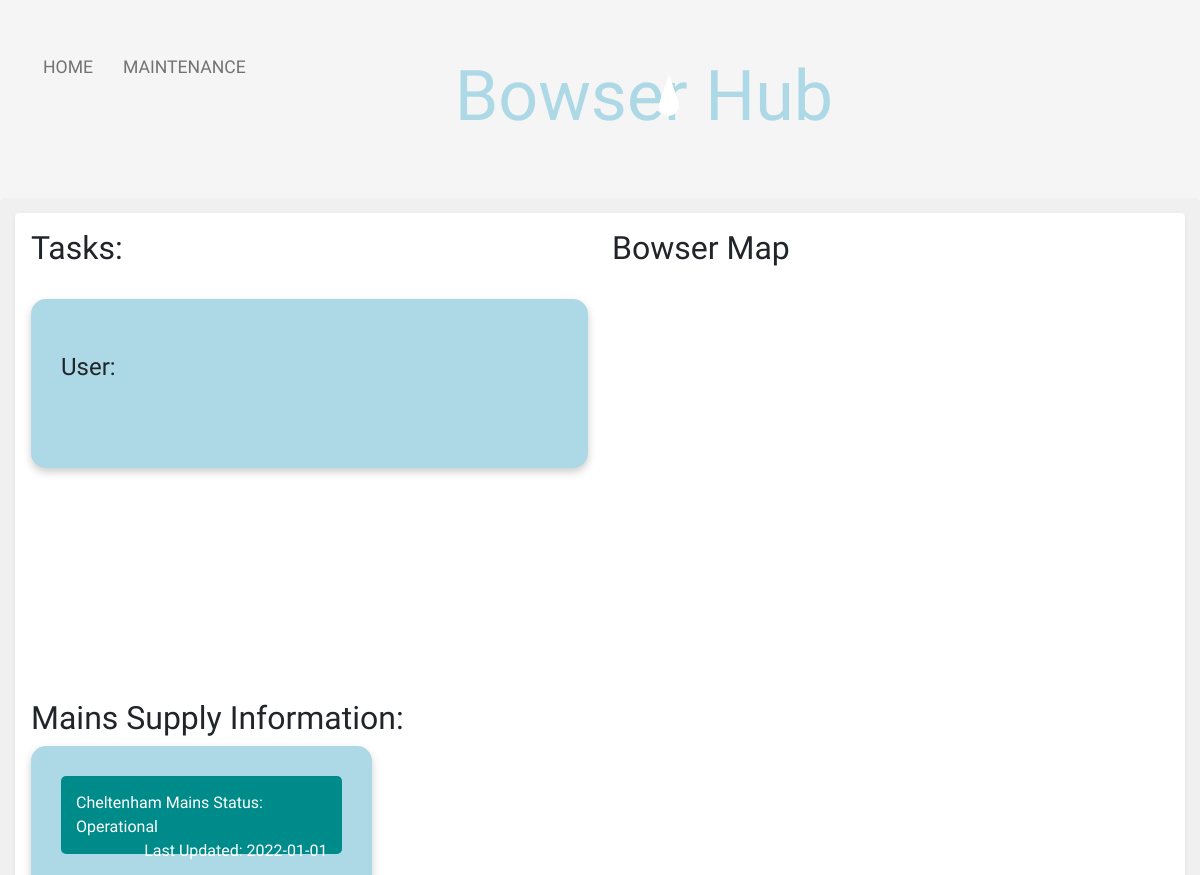
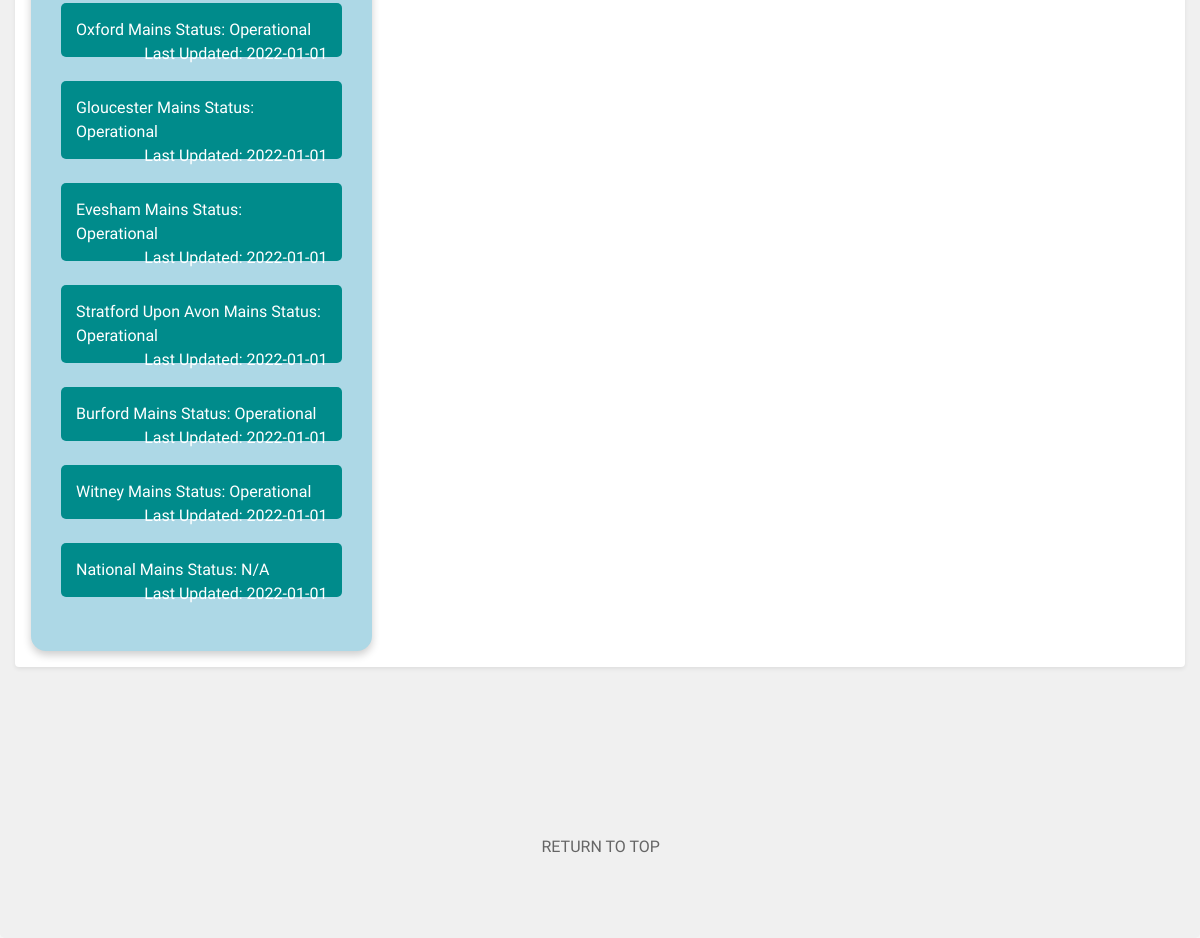
Page /maintenance/maintenance.php on the committed database (2 pictures, top to bottom).
### tables this page shows
CREATE TABLE `tbl_area` (
  `Area_ID` int(11) NOT NULL,
  `Area_Name` varchar(100) NOT NULL,
  `Area_Mains_Status` varchar(100) NOT NULL,
  `Last_Modified` date NOT NULL DEFAULT '2022-01-01'
);

### maintenance/maintenance.php (the view, shortened to what this page needs)
<?php
$connection = OpenConnection();
?>
<!doctype html>
<html lang="en">
<head>
    <link href="https://cdn.jsdelivr.net/npm/bootstrap@5.1.1/dist/css/bootstrap.min.css" rel="stylesheet">
    <link rel="stylesheet" href="../global/global.css" type="text/css">
    <link rel="stylesheet" href="maintenance.css" type="text/css">
</head>
<body>
<div>
    <div class="nav-wrapper">
        <div class="left-side">
            <div class="nav-link-wrapper active-nav-link">
                <a class="text-focus-in" href="../home/index.php">Home</a>
            </div>
            <div class="nav-link-wrapper active-nav-link">
                <a class="text-focus-in" href="maintenance.php">Maintenance</a>
            </div>
        </div>
        <div class="middle">
            <h2 class="text-focus-in" id="navTitle">Bowser Hub</h2>
            <div class="drop"></div>
        </div>
        <div class="right-side">
        </div>
    </div>
    <div class="upperPage">
        <div class="shadow-sm p-3 mb-5 bg-body rounded">
            <div class="row">
                <div class="col">
                    <h2> Tasks:</h2>
                    <br />
                    <ul class="maintenance_list">
                        <br />
                        <h4>User: <?php
                            ?> </h4>
                        <br /><br />
                </div>
                <div class="col">
                    <div class="text_area">
                        <h2>Bowser Map</h2>
                        <br />
                        <div id="map"></div>
                    </div>
                </div>
            </div>
            <h2>  Mains Supply Information:</h2>
            <div class ="backgroundBox">
            <?php
            $mainsSQL = "SELECT * FROM tbl_area ORDER BY Last_Modified DESC";
            $mainsQuery = mysqli_query($connection, $mainsSQL);
            foreach ($mainsQuery as $area){
                $areaName = $area['Area_Name'];
                $areaStatus = $area['Area_Mains_Status'];
                $areaLastModified = $area['Last_Modified'];
                switch ($areaStatus){
                    case "Operational":
                        $areaDiv = "operational";
                        break;
                }
                echo "<div id = $areaDiv >";
                echo $areaName," Mains Status: ", $areaStatus," <span style='float:right'> Last Updated: ", $areaLastModified, "</span>","</div> <br/>";
            }
            ?>
            </div>
        </div>
        <br /><br /><br /><br /><br />
        <p><a id="top_link" href="#back_to_top" >RETURN TO TOP</a></p>
        <br />  <br />
</body>
</html>

### global/global.css (style rules this page uses)
.left-side { margin-left: 5px; }
body { font-family: "Comfortaa", cursive; margin: 0px; background-color: whitesmoke; }
.nav-wrapper { display: flex; justify-content: space-between; padding: 38px; font-size: larger; }
#navTitle { font-family: 'Rubik Moonrocks', cursive; font-size: 90px; color: lightblue; margin-left: 30pc; }
.left-side { display: flex; margin-left: -4%; }
.nav-wrapper > .left-side > div { margin-right: 30px; text-transform: uppercase; font-size: 1.1rem; }
.nav-link-wrapper { height: 22px; border-bottom: 1px solid transparent; transition: border-bottom 0.5s; }
.active-nav-link a { color: #727272; }
.nav-link-wrapper a { color: #727272; text-decoration: none; transition: color 0.5s; }
.text-focus-in { -webkit-animation: text-focus-in 0.7s cubic-bezier(0.55, 0.085, 0.68, 0.53) both; animation: text-focus-in 0.7s cubic-bezier(0.55, 0.085, 0.68, 0.53) both; animation-delay: 0.7s; }
.middle { margin-left: -30%; }
.upperPage { background-color: rgb(240, 240, 240); border-radius: 5px; padding: 15px; margin-top: -20px; }
#top_link { color: #656565; margin-left: 45%; }
a:link { text-decoration: none; }
#map { height: 400px; }
@media only screen and (max-width: 1200px) { .middle { margin-left: -50px; } }
@media only screen and (max-width: 1200px) { #navTitle { margin-left: -50px; font-size: 70px; } }
.drop { position: relative; width: 20px; height: 20px; top: -50px; margin: 0 auto; background: #FFF; -moz-border-radius: 20px; -webkit-border-radius: 20px; border-radius: 20px; -moz-animation-name: drip; -webkit-animation-name: drip; animation-name: drip; -moz-animation-timing-function: cubic-bezier(1,0,.91,.19); -webkit-animation-timing-function: cubic-bezier(1,0,.91,.19); animation-timing-function: cubic-bezier(1,0,.91,.19); -moz-animation-duration: 2s; -webkit-animation-duration: 2s; animation-duration: 2s; -moz-animation-iteration-count: infinite; -webkit-animation-iteration-count: infinite; animation-iteration-count: infinite; }
.drop:before { content: ""; position: absolute; width: 0; height: 0; border-left: 10px solid transparent; border-right: 10px solid transparent; border-bottom: 30px solid rgba(255,255,255,1); top: -22px; }

### maintenance/maintenance.css (style rules this page uses)
.maintenance_list { padding: 30px; background-color: lightblue; border: 0; border-radius: 15px; box-shadow: 0 4px 8px 0 rgba(0, 0, 0, 0.2); }
.left-side { margin-left: 5px; }
.backgroundBox { width: 30%; padding: 30px; background-color: lightblue; border: 0; border-radius: 15px; box-shadow: 0 4px 8px 0 rgba(0, 0, 0, 0.2); }
#operational { padding: 15px; background-color: darkcyan ; border: 0; border-radius: 5px; font-size: medium; color: white; }

### rows in the picture
tbl_area: Area_Name "Cheltenham", Area_Mains_Status "Operational", Last_Modified "2022-01-01"
tbl_area: Area_Name "Oxford", Area_Mains_Status "Operational", Last_Modified "2022-01-01"
tbl_area: Area_Name "Gloucester", Area_Mains_Status "Operational", Last_Modified "2022-01-01"
tbl_area: Area_Name "Evesham", Area_Mains_Status "Operational", Last_Modified "2022-01-01"
tbl_area: Area_Name "Stratford Upon Avon", Area_Mains_Status "Operational", Last_Modified "2022-01-01"
tbl_area: Area_Name "Burford", Area_Mains_Status "Operational", Last_Modified "2022-01-01"
tbl_area: Area_Name "Witney", Area_Mains_Status "Operational", Last_Modified "2022-01-01"
tbl_area: Area_Name "National", Area_Mains_Status "N/A", Last_Modified "2022-01-01"
